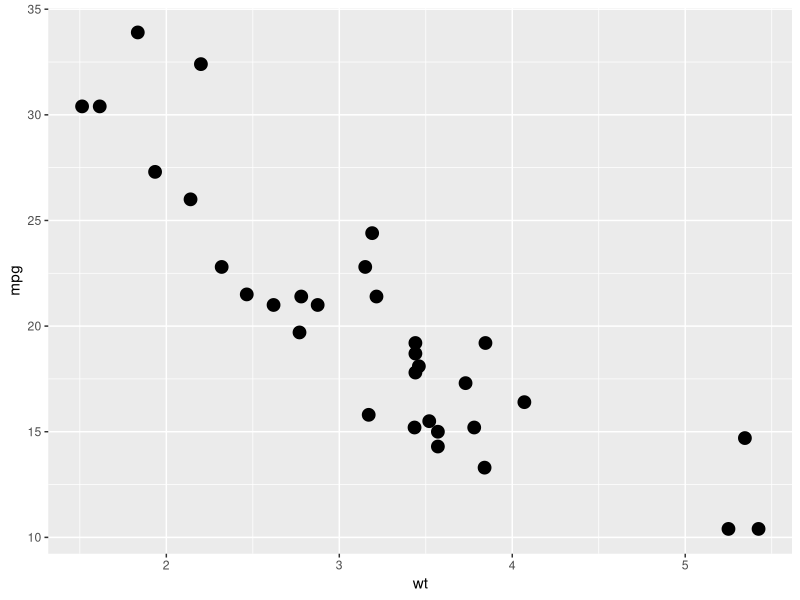
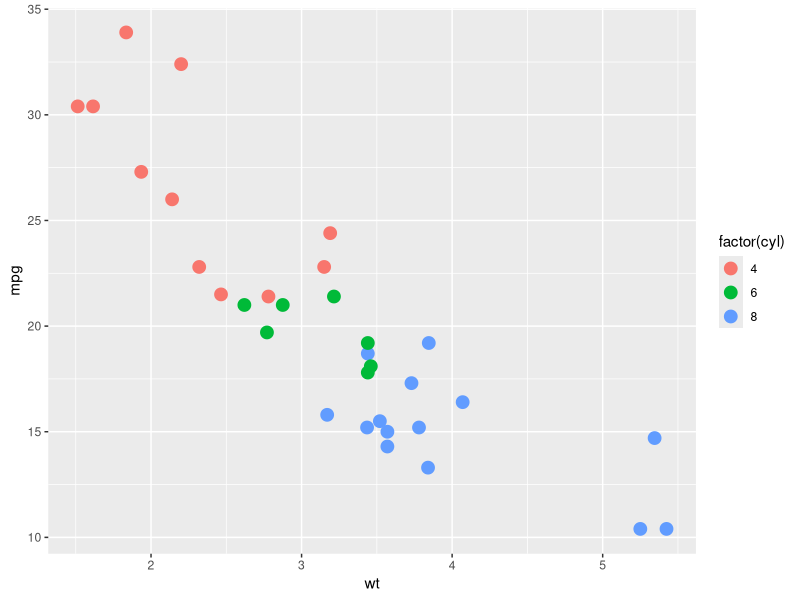
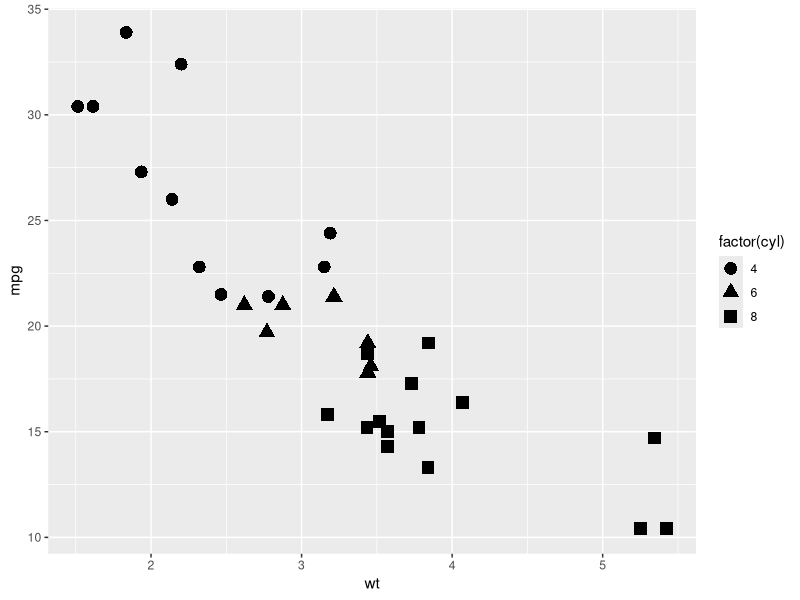
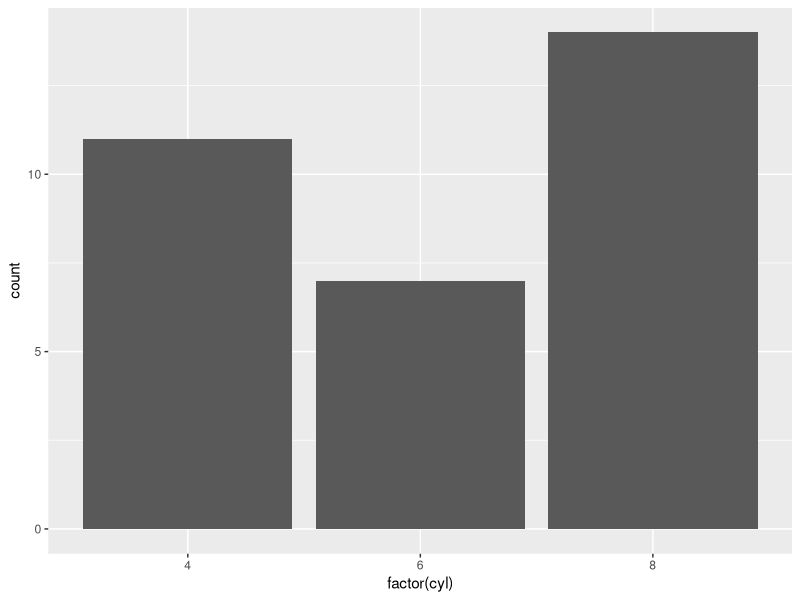
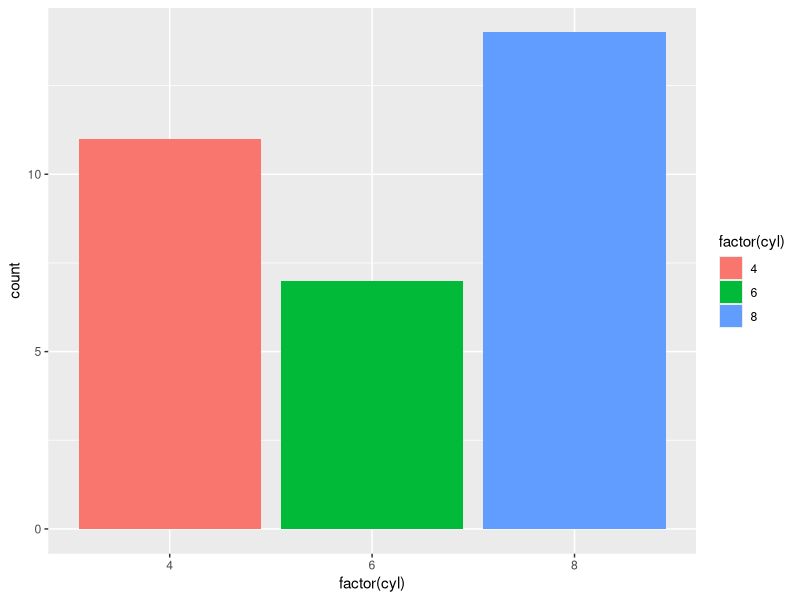
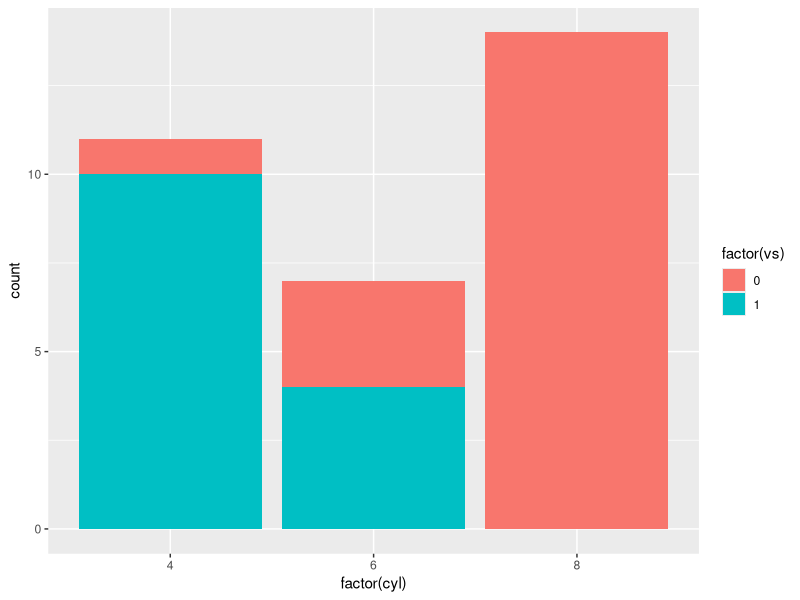
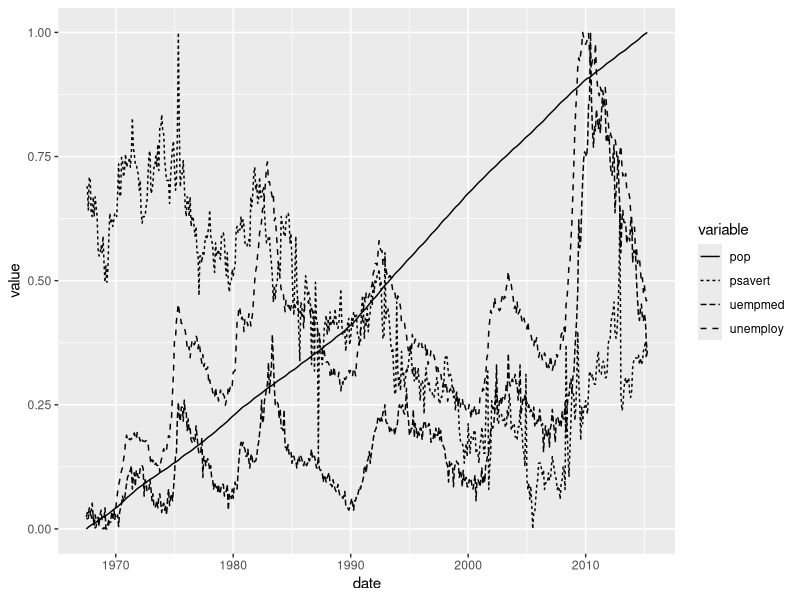
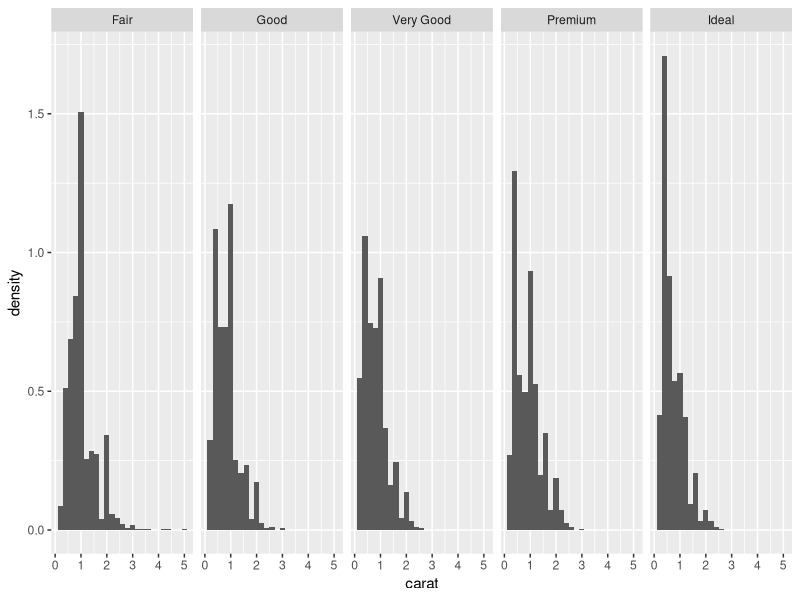

Reproduce these figures in R, in order.
library(ggplot2)


### Name: aes_group_order
### Title: Aesthetics: grouping
### Aliases: aes_group_order group

### ** Examples

## No test: 

# By default, the group is set to the interaction of all discrete variables in the
# plot. This often partitions the data correctly, but when it does not, or when
# no discrete variable is used in the plot, you will need to explicitly define the
# grouping structure, by mapping group to a variable that has a different value
# for each group.

# For most applications you can simply specify the grouping with
# various aesthetics (colour, shape, fill, linetype) or with facets.

p <- ggplot(mtcars, aes(wt, mpg))
# A basic scatter plot
p + geom_point(size = 4)
# The colour aesthetic
p + geom_point(aes(colour = factor(cyl)), size = 4)
# Or you can use shape to distinguish the data
p + geom_point(aes(shape = factor(cyl)), size = 4)

# Using fill
a <- ggplot(mtcars, aes(factor(cyl)))
a + geom_bar()
a + geom_bar(aes(fill = factor(cyl)))
a + geom_bar(aes(fill = factor(vs)))

# Using linetypes
rescale01 <- function(x) (x - min(x)) / diff(range(x))
ec_scaled <- data.frame(
  date = economics$date,
  plyr::colwise(rescale01)(economics[, -(1:2)]))
ecm <- reshape2::melt(ec_scaled, id.vars = "date")
f <- ggplot(ecm, aes(date, value))
f + geom_line(aes(linetype = variable))

# Using facets
k <- ggplot(diamonds, aes(carat, stat(density))) + geom_histogram(binwidth = 0.2)
k + facet_grid(. ~ cut)

# There are three common cases where the default is not enough, and we
# will consider each one below. In the following examples, we will use a simple
# longitudinal dataset, Oxboys, from the nlme package. It records the heights
# (height) and centered ages (age) of 26 boys (Subject), measured on nine
# occasions (Occasion).

# Multiple groups with one aesthetic
h <- ggplot(nlme::Oxboys, aes(age, height))
# A single line tries to connect all the observations
h + geom_line()
# The group aesthetic maps a different line for each subject
h + geom_line(aes(group = Subject))

# Different groups on different layers
h <- h + geom_line(aes(group = Subject))
# Using the group aesthetic with both geom_line() and geom_smooth()
# groups the data the same way for both layers
h + geom_smooth(aes(group = Subject), method = "lm", se = FALSE)
# Changing the group aesthetic for the smoother layer
# fits a single line of best fit across all boys
h + geom_smooth(aes(group = 1), size = 2, method = "lm", se = FALSE)

# Overriding the default grouping
# The plot has a discrete scale but you want to draw lines that connect across
# groups. This is the strategy used in interaction plots, profile plots, and parallel
# coordinate plots, among others. For example, we draw boxplots of height at
# each measurement occasion
boysbox <- ggplot(nlme::Oxboys, aes(Occasion, height))
boysbox + geom_boxplot()
# There is no need to specify the group aesthetic here; the default grouping
# works because occasion is a discrete variable. To overlay individual trajectories
# we again need to override the default grouping for that layer with aes(group = Subject)
boysbox <- boysbox + geom_boxplot()
boysbox + geom_line(aes(group = Subject), colour = "blue")
## End(No test)
